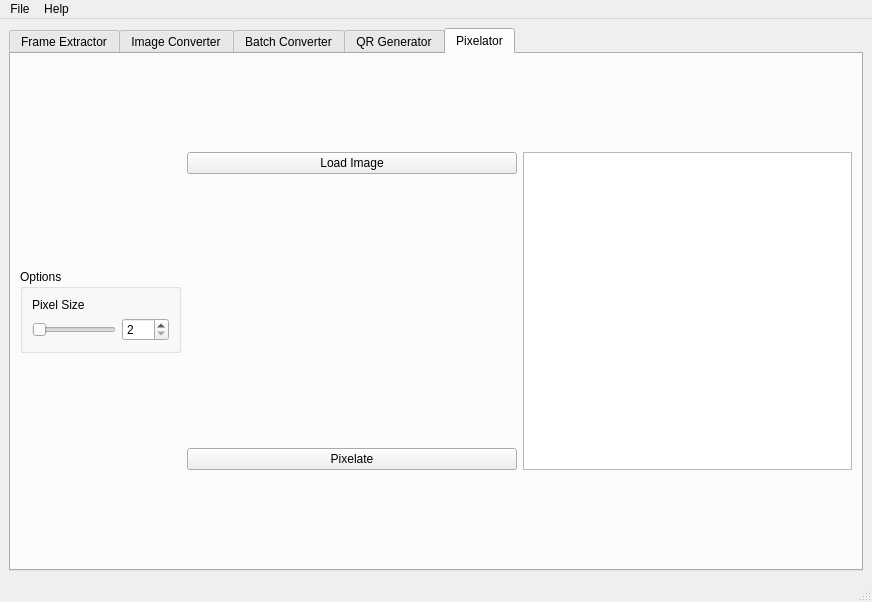
<?xml version="1.0" encoding="UTF-8"?>
<ui version="4.0">
 <class>ImageNexus</class>
 <widget class="QMainWindow" name="ImageNexus">
  <property name="geometry">
   <rect>
    <x>0</x>
    <y>0</y>
    <width>872</width>
    <height>602</height>
   </rect>
  </property>
  <property name="minimumSize">
   <size>
    <width>650</width>
    <height>475</height>
   </size>
  </property>
  <property name="windowTitle">
   <string>ImageNexus {version}</string>
  </property>
  <property name="windowIcon">
   <iconset resource="resources.qrc">
    <normaloff>:/images/resources/icon.ico</normaloff>:/images/resources/icon.ico</iconset>
  </property>
  <widget class="QWidget" name="centralwidget">
   <layout class="QGridLayout" name="gridLayout_14">
    <item row="0" column="0">
     <widget class="QTabWidget" name="tabWidget">
      <property name="enabled">
       <bool>true</bool>
      </property>
      <property name="autoFillBackground">
       <bool>false</bool>
      </property>
      <property name="tabShape">
       <enum>QTabWidget::Rounded</enum>
      </property>
      <property name="currentIndex">
       <number>4</number>
      </property>
      <widget class="QWidget" name="frameExtractor">
       <attribute name="title">
        <string>Frame Extractor</string>
       </attribute>
       <layout class="QGridLayout" name="gridLayout_2">
        <item row="0" column="0">
         <widget class="QWidget" name="widget" native="true">
          <layout class="QGridLayout" name="gridLayout_3">
           <item row="0" column="5">
            <widget class="QToolButton" name="browseInput1">
             <property name="text">
              <string>Browse</string>
             </property>
            </widget>
           </item>
           <item row="3" column="2">
            <widget class="QComboBox" name="saveAsFormat">
             <item>
              <property name="text">
               <string>PNG</string>
              </property>
             </item>
             <item>
              <property name="text">
               <string>GIF</string>
              </property>
             </item>
            </widget>
           </item>
           <item row="0" column="0" colspan="2">
            <widget class="QLabel" name="selectGifLabel">
             <property name="text">
              <string>Select GIF:</string>
             </property>
            </widget>
           </item>
           <item row="2" column="4">
            <widget class="QLineEdit" name="output_folder_entry">
             <property name="placeholderText">
              <string>Select an output folder...</string>
             </property>
            </widget>
           </item>
           <item row="2" column="5">
            <widget class="QToolButton" name="browseOutput1">
             <property name="text">
              <string>Browse</string>
             </property>
            </widget>
           </item>
           <item row="3" column="1">
            <widget class="QLabel" name="saveAsLabel">
             <property name="text">
              <string>Save as:</string>
             </property>
            </widget>
           </item>
           <item row="9" column="0" colspan="6">
            <widget class="QProgressBar" name="progressBar">
             <property name="value">
              <number>0</number>
             </property>
             <property name="textVisible">
              <bool>false</bool>
             </property>
            </widget>
           </item>
           <item row="0" column="4">
            <widget class="QLineEdit" name="fileInput1">
             <property name="placeholderText">
              <string>Select a GIF...</string>
             </property>
            </widget>
           </item>
           <item row="2" column="0" colspan="3">
            <widget class="QLabel" name="outputFolderLabel">
             <property name="text">
              <string>Output Folder:</string>
             </property>
            </widget>
           </item>
           <item row="3" column="4">
            <widget class="QCheckBox" name="generate_infocheckBox">
             <property name="text">
              <string>Generate frame info file</string>
             </property>
             <property name="checked">
              <bool>true</bool>
             </property>
            </widget>
           </item>
           <item row="3" column="5">
            <widget class="QPushButton" name="extractor_button">
             <property name="sizePolicy">
              <sizepolicy hsizetype="Fixed" vsizetype="Fixed">
               <horstretch>0</horstretch>
               <verstretch>0</verstretch>
              </sizepolicy>
             </property>
             <property name="text">
              <string>Extract Frames</string>
             </property>
            </widget>
           </item>
          </layout>
         </widget>
        </item>
       </layout>
      </widget>
      <widget class="QWidget" name="imageConverter">
       <attribute name="title">
        <string>Image Converter</string>
       </attribute>
       <layout class="QGridLayout" name="gridLayout">
        <item row="0" column="0">
         <widget class="QWidget" name="widget_2" native="true">
          <layout class="QGridLayout" name="gridLayout_4">
           <item row="0" column="5">
            <widget class="QToolButton" name="inputBrowse2">
             <property name="text">
              <string>Browse</string>
             </property>
            </widget>
           </item>
           <item row="0" column="0" colspan="2">
            <widget class="QLabel" name="selectGifLabel_2">
             <property name="text">
              <string>Select Input File:</string>
             </property>
            </widget>
           </item>
           <item row="2" column="5">
            <widget class="QToolButton" name="outputBrowse2">
             <property name="text">
              <string>Browse</string>
             </property>
            </widget>
           </item>
           <item row="4" column="0">
            <widget class="QLabel" name="saveAsLabel_2">
             <property name="text">
              <string>Output Format:</string>
             </property>
            </widget>
           </item>
           <item row="5" column="0" colspan="6">
            <widget class="QProgressBar" name="progressBar_2">
             <property name="value">
              <number>0</number>
             </property>
             <property name="textVisible">
              <bool>false</bool>
             </property>
            </widget>
           </item>
           <item row="0" column="4">
            <widget class="QLineEdit" name="fileInput2">
             <property name="placeholderText">
              <string>Select an image...</string>
             </property>
            </widget>
           </item>
           <item row="2" column="0" colspan="3">
            <widget class="QLabel" name="outputFolderLabel_2">
             <property name="text">
              <string>Output Folder:</string>
             </property>
            </widget>
           </item>
           <item row="2" column="4">
            <widget class="QLineEdit" name="outputFolder2">
             <property name="placeholderText">
              <string>Select an output folder...</string>
             </property>
            </widget>
           </item>
           <item row="4" column="2">
            <widget class="QComboBox" name="saveAsFormat_2">
             <item>
              <property name="text">
               <string>GIF</string>
              </property>
             </item>
             <item>
              <property name="text">
               <string>PNG</string>
              </property>
             </item>
             <item>
              <property name="text">
               <string>JPEG</string>
              </property>
             </item>
             <item>
              <property name="text">
               <string>BMP</string>
              </property>
             </item>
             <item>
              <property name="text">
               <string>TIFF</string>
              </property>
             </item>
            </widget>
           </item>
           <item row="4" column="5">
            <widget class="QPushButton" name="converter_button">
             <property name="text">
              <string>Convert</string>
             </property>
            </widget>
           </item>
          </layout>
         </widget>
        </item>
       </layout>
      </widget>
      <widget class="QWidget" name="batchConverter">
       <attribute name="title">
        <string>Batch Converter</string>
       </attribute>
       <layout class="QGridLayout" name="gridLayout_6">
        <item row="0" column="0">
         <widget class="QWidget" name="widget_3" native="true">
          <layout class="QGridLayout" name="gridLayout_5">
           <item row="1" column="3">
            <widget class="QToolButton" name="inputBrowse3">
             <property name="text">
              <string>Browse</string>
             </property>
            </widget>
           </item>
           <item row="3" column="1">
            <widget class="QComboBox" name="formatOptions">
             <item>
              <property name="text">
               <string>GIF</string>
              </property>
             </item>
             <item>
              <property name="text">
               <string>PNG</string>
              </property>
             </item>
             <item>
              <property name="text">
               <string>JPEG</string>
              </property>
             </item>
             <item>
              <property name="text">
               <string>BMP</string>
              </property>
             </item>
             <item>
              <property name="text">
               <string>TIFF</string>
              </property>
             </item>
            </widget>
           </item>
           <item row="0" column="1">
            <widget class="QComboBox" name="conversionType">
             <item>
              <property name="text">
               <string>Files</string>
              </property>
             </item>
             <item>
              <property name="text">
               <string>Folder</string>
              </property>
             </item>
            </widget>
           </item>
           <item row="2" column="0">
            <widget class="QLabel" name="outputFolderLabel_3">
             <property name="text">
              <string>Output Folder:</string>
             </property>
            </widget>
           </item>
           <item row="3" column="0">
            <widget class="QLabel" name="outputFormatLabel">
             <property name="text">
              <string>Output Format:</string>
             </property>
            </widget>
           </item>
           <item row="3" column="3">
            <widget class="QPushButton" name="converter_button2">
             <property name="text">
              <string>Convert Files</string>
             </property>
            </widget>
           </item>
           <item row="2" column="2">
            <widget class="QLineEdit" name="outputFolder3">
             <property name="placeholderText">
              <string>Select an output folder...</string>
             </property>
            </widget>
           </item>
           <item row="0" column="0">
            <widget class="QLabel" name="selectGifLabel_4">
             <property name="text">
              <string>Conversion Type:</string>
             </property>
            </widget>
           </item>
           <item row="1" column="0">
            <widget class="QLabel" name="selectGifLabel_3">
             <property name="text">
              <string>Select Input File:</string>
             </property>
            </widget>
           </item>
           <item row="1" column="2">
            <widget class="QLineEdit" name="fileInput3">
             <property name="placeholderText">
              <string>Select an image or folder...</string>
             </property>
            </widget>
           </item>
           <item row="2" column="3">
            <widget class="QToolButton" name="outputBrowse3">
             <property name="text">
              <string>Browse</string>
             </property>
            </widget>
           </item>
          </layout>
         </widget>
        </item>
       </layout>
      </widget>
      <widget class="QWidget" name="qrGenerator">
       <attribute name="title">
        <string notr="true">QR Generator</string>
       </attribute>
       <layout class="QGridLayout" name="gridLayout_10">
        <item row="0" column="0">
         <widget class="QWidget" name="widget_4" native="true">
          <layout class="QGridLayout" name="gridLayout_7">
           <item row="7" column="7">
            <widget class="QPushButton" name="qrGenButton">
             <property name="sizePolicy">
              <sizepolicy hsizetype="Fixed" vsizetype="Fixed">
               <horstretch>0</horstretch>
               <verstretch>0</verstretch>
              </sizepolicy>
             </property>
             <property name="layoutDirection">
              <enum>Qt::RightToLeft</enum>
             </property>
             <property name="text">
              <string>Generate QR</string>
             </property>
             <property name="shortcut">
              <string>Ctrl+S</string>
             </property>
             <property name="default">
              <bool>false</bool>
             </property>
             <property name="flat">
              <bool>false</bool>
             </property>
            </widget>
           </item>
           <item row="7" column="0" colspan="2">
            <widget class="QLabel" name="saveAsLabel_3">
             <property name="text">
              <string>Save As:</string>
             </property>
            </widget>
           </item>
           <item row="4" column="0" colspan="3">
            <widget class="QGroupBox" name="bgColourGroup">
             <property name="enabled">
              <bool>true</bool>
             </property>
             <property name="title">
              <string>Background Colour</string>
             </property>
             <layout class="QGridLayout" name="gridLayout_8">
              <item row="0" column="0">
               <widget class="QLineEdit" name="bgColourInput">
                <property name="text">
                 <string/>
                </property>
                <property name="placeholderText">
                 <string>255, 255, 255</string>
                </property>
               </widget>
              </item>
              <item row="0" column="1">
               <widget class="QToolButton" name="bgColourButton">
                <property name="text">
                 <string>...</string>
                </property>
               </widget>
              </item>
             </layout>
            </widget>
           </item>
           <item row="8" column="3">
            <widget class="QPushButton" name="browseFolderButton">
             <property name="text">
              <string>Browse</string>
             </property>
            </widget>
           </item>
           <item row="5" column="3" colspan="2">
            <widget class="QLabel" name="borderSpinLabel">
             <property name="text">
              <string>Border Size:</string>
             </property>
            </widget>
           </item>
           <item row="1" column="0">
            <widget class="QLabel" name="logoImageLabel">
             <property name="text">
              <string>Logo Image:</string>
             </property>
            </widget>
           </item>
           <item row="7" column="3" colspan="2">
            <widget class="QLabel" name="qrSizeLabel">
             <property name="text">
              <string>QR Size:</string>
             </property>
            </widget>
           </item>
           <item row="0" column="1" colspan="5">
            <widget class="QTextEdit" name="qrTextInput">
             <property name="frameShape">
              <enum>QFrame::Panel</enum>
             </property>
             <property name="frameShadow">
              <enum>QFrame::Sunken</enum>
             </property>
             <property name="placeholderText">
              <string>Please enter some text to generate a QR code... See the QR Guidelines in the resources folder on QR Formats.</string>
             </property>
            </widget>
           </item>
           <item row="8" column="0">
            <widget class="QLabel" name="outputFolderLabel_4">
             <property name="text">
              <string>Output Folder:</string>
             </property>
            </widget>
           </item>
           <item row="4" column="3" colspan="4">
            <widget class="QGroupBox" name="codeColourGroup">
             <property name="enabled">
              <bool>true</bool>
             </property>
             <property name="title">
              <string>QR Code Colour</string>
             </property>
             <layout class="QGridLayout" name="gridLayout_9">
              <item row="0" column="0">
               <widget class="QLineEdit" name="codeColourInput">
                <property name="text">
                 <string/>
                </property>
                <property name="placeholderText">
                 <string>0, 0, 0</string>
                </property>
               </widget>
              </item>
              <item row="0" column="1">
               <widget class="QToolButton" name="codeColourButton">
                <property name="text">
                 <string>...</string>
                </property>
               </widget>
              </item>
             </layout>
            </widget>
           </item>
           <item row="1" column="6">
            <widget class="QPushButton" name="logoBrowseButton">
             <property name="sizePolicy">
              <sizepolicy hsizetype="Fixed" vsizetype="Fixed">
               <horstretch>0</horstretch>
               <verstretch>0</verstretch>
              </sizepolicy>
             </property>
             <property name="text">
              <string>Browse</string>
             </property>
            </widget>
           </item>
           <item row="8" column="2">
            <widget class="QLineEdit" name="outputFolderText"/>
           </item>
           <item row="8" column="7">
            <widget class="QPushButton" name="saveQRButton">
             <property name="text">
              <string>Save QR Code</string>
             </property>
            </widget>
           </item>
           <item row="5" column="0">
            <widget class="QLabel" name="errorCorrectLabel">
             <property name="text">
              <string>Error Correction:</string>
             </property>
            </widget>
           </item>
           <item row="0" column="7" rowspan="5">
            <widget class="QGroupBox" name="qrOutputGroup">
             <property name="title">
              <string>Generated QR</string>
             </property>
             <layout class="QGridLayout" name="gridLayout_11">
              <item row="0" column="0">
               <widget class="QGraphicsView" name="qrOutputView">
                <property name="baseSize">
                 <size>
                  <width>0</width>
                  <height>0</height>
                 </size>
                </property>
               </widget>
              </item>
             </layout>
            </widget>
           </item>
           <item row="7" column="5" colspan="2">
            <widget class="QSpinBox" name="qrSizeSpinBox">
             <property name="sizePolicy">
              <sizepolicy hsizetype="Maximum" vsizetype="Fixed">
               <horstretch>0</horstretch>
               <verstretch>0</verstretch>
              </sizepolicy>
             </property>
             <property name="maximumSize">
              <size>
               <width>80</width>
               <height>16777215</height>
              </size>
             </property>
             <property name="statusTip">
              <string>Value between 1-40</string>
             </property>
             <property name="minimum">
              <number>1</number>
             </property>
             <property name="maximum">
              <number>40</number>
             </property>
            </widget>
           </item>
           <item row="3" column="3">
            <widget class="QCheckBox" name="aspectRatioCheck">
             <property name="statusTip">
              <string>Keeps the aspect ratio of the embeded image</string>
             </property>
             <property name="text">
              <string>Keep Aspect Ratio?</string>
             </property>
            </widget>
           </item>
           <item row="3" column="2">
            <widget class="QCheckBox" name="addBgCheckbox">
             <property name="statusTip">
              <string>Add a background to a transparent logo</string>
             </property>
             <property name="text">
              <string>Add background?</string>
             </property>
            </widget>
           </item>
           <item row="7" column="2">
            <widget class="QComboBox" name="saveAsComboBox">
             <item>
              <property name="text">
               <string>BMP</string>
              </property>
             </item>
             <item>
              <property name="text">
               <string>JPG</string>
              </property>
             </item>
             <item>
              <property name="text">
               <string>PNG</string>
              </property>
             </item>
             <item>
              <property name="text">
               <string>TIFF</string>
              </property>
             </item>
             <item>
              <property name="text">
               <string>WEBP</string>
              </property>
             </item>
            </widget>
           </item>
           <item row="1" column="1" colspan="5">
            <widget class="QLineEdit" name="logoImageInput">
             <property name="text">
              <string/>
             </property>
             <property name="placeholderText">
              <string>Insert a logo... (Optional)</string>
             </property>
            </widget>
           </item>
           <item row="0" column="0">
            <widget class="QLabel" name="qrTextInputLabel">
             <property name="text">
              <string>QR Data:</string>
             </property>
            </widget>
           </item>
           <item row="5" column="5" colspan="3">
            <widget class="QSpinBox" name="borderSpinBox">
             <property name="sizePolicy">
              <sizepolicy hsizetype="Minimum" vsizetype="Fixed">
               <horstretch>0</horstretch>
               <verstretch>0</verstretch>
              </sizepolicy>
             </property>
             <property name="maximumSize">
              <size>
               <width>80</width>
               <height>16777215</height>
              </size>
             </property>
             <property name="statusTip">
              <string>Value between 0-10</string>
             </property>
             <property name="maximum">
              <number>10</number>
             </property>
             <property name="value">
              <number>1</number>
             </property>
            </widget>
           </item>
           <item row="5" column="2">
            <widget class="QComboBox" name="errorCorrectionCombo">
             <item>
              <property name="text">
               <string>Low</string>
              </property>
             </item>
             <item>
              <property name="text">
               <string>Medium</string>
              </property>
             </item>
             <item>
              <property name="text">
               <string>Quartile</string>
              </property>
             </item>
             <item>
              <property name="text">
               <string>High</string>
              </property>
             </item>
            </widget>
           </item>
          </layout>
         </widget>
        </item>
       </layout>
      </widget>
      <widget class="QWidget" name="pixelTab">
       <attribute name="title">
        <string>Pixelator</string>
       </attribute>
       <layout class="QGridLayout" name="gridLayout_12">
        <item row="0" column="1">
         <widget class="QPushButton" name="pxLoadImageBtn">
          <property name="text">
           <string>Load Image</string>
          </property>
         </widget>
        </item>
        <item row="0" column="2" rowspan="3">
         <widget class="QGraphicsView" name="pxGraphicsView">
          <property name="sizePolicy">
           <sizepolicy hsizetype="Ignored" vsizetype="Ignored">
            <horstretch>0</horstretch>
            <verstretch>0</verstretch>
           </sizepolicy>
          </property>
         </widget>
        </item>
        <item row="1" column="0">
         <widget class="QGroupBox" name="optionsGroup">
          <property name="sizePolicy">
           <sizepolicy hsizetype="Maximum" vsizetype="Maximum">
            <horstretch>0</horstretch>
            <verstretch>0</verstretch>
           </sizepolicy>
          </property>
          <property name="title">
           <string>Options</string>
          </property>
          <layout class="QGridLayout" name="gridLayout_13">
           <item row="0" column="0">
            <widget class="QLabel" name="pxSizeLabel">
             <property name="text">
              <string>Pixel Size</string>
             </property>
            </widget>
           </item>
           <item row="1" column="0">
            <widget class="QSlider" name="pxSizeSlider">
             <property name="minimum">
              <number>2</number>
             </property>
             <property name="maximum">
              <number>128</number>
             </property>
             <property name="orientation">
              <enum>Qt::Horizontal</enum>
             </property>
            </widget>
           </item>
           <item row="1" column="1">
            <widget class="QSpinBox" name="pxSpinBox">
             <property name="minimum">
              <number>2</number>
             </property>
             <property name="maximum">
              <number>128</number>
             </property>
            </widget>
           </item>
          </layout>
         </widget>
        </item>
        <item row="2" column="1">
         <widget class="QPushButton" name="pxPixelateBtn">
          <property name="text">
           <string>Pixelate</string>
          </property>
         </widget>
        </item>
       </layout>
      </widget>
     </widget>
    </item>
   </layout>
  </widget>
  <widget class="QMenuBar" name="menubar">
   <property name="geometry">
    <rect>
     <x>0</x>
     <y>0</y>
     <width>872</width>
     <height>21</height>
    </rect>
   </property>
   <widget class="QMenu" name="menuFile">
    <property name="title">
     <string>File</string>
    </property>
    <addaction name="actionExit"/>
   </widget>
   <widget class="QMenu" name="menuHelp">
    <property name="title">
     <string>Help</string>
    </property>
    <addaction name="actionHelp"/>
    <addaction name="actionAbout"/>
   </widget>
   <addaction name="menuFile"/>
   <addaction name="menuHelp"/>
  </widget>
  <widget class="QStatusBar" name="statusbar"/>
  <action name="actionHelp">
   <property name="enabled">
    <bool>false</bool>
   </property>
   <property name="text">
    <string>Help...</string>
   </property>
  </action>
  <action name="actionAbout">
   <property name="enabled">
    <bool>true</bool>
   </property>
   <property name="text">
    <string>About</string>
   </property>
  </action>
  <action name="actionExit">
   <property name="text">
    <string>Exit</string>
   </property>
  </action>
 </widget>
 <resources>
  <include location="resources.qrc"/>
 </resources>
 <connections>
  <connection>
   <sender>actionExit</sender>
   <signal>triggered()</signal>
   <receiver>ImageNexus</receiver>
   <slot>close()</slot>
   <hints>
    <hint type="sourcelabel">
     <x>-1</x>
     <y>-1</y>
    </hint>
    <hint type="destinationlabel">
     <x>370</x>
     <y>249</y>
    </hint>
   </hints>
  </connection>
  <connection>
   <sender>pxSizeSlider</sender>
   <signal>sliderMoved(int)</signal>
   <receiver>pxSpinBox</receiver>
   <slot>setValue(int)</slot>
   <hints>
    <hint type="sourcelabel">
     <x>110</x>
     <y>175</y>
    </hint>
    <hint type="destinationlabel">
     <x>121</x>
     <y>210</y>
    </hint>
   </hints>
  </connection>
  <connection>
   <sender>pxSpinBox</sender>
   <signal>valueChanged(int)</signal>
   <receiver>pxSizeSlider</receiver>
   <slot>setValue(int)</slot>
   <hints>
    <hint type="sourcelabel">
     <x>121</x>
     <y>210</y>
    </hint>
    <hint type="destinationlabel">
     <x>110</x>
     <y>175</y>
    </hint>
   </hints>
  </connection>
 </connections>
</ui>
